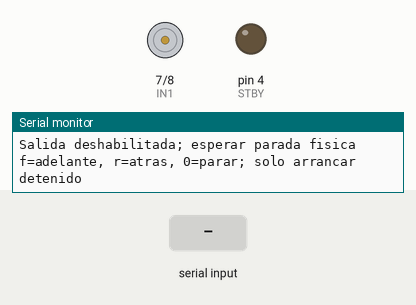
This sketch was run on a simulated Arduino Uno, built with avr-gcc and run on an emulated ATmega328P. Shown: motor-driver pin pairs drawn as motors (green arrow = first pin HIGH = forward, orange = second pin HIGH = backward, longer = more drive, scaled by the enable pin, stopped while the standby pin is LOW), output pins drawn as LEDs (lit = HIGH), the last lines printed to the serial monitor. Inputs (shaded band) come from the test bench.

Above: at 1.2 s.
1.3 s: "f" received over Serial
At 1.8 s:
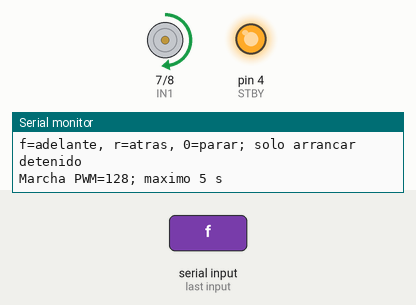
4.3 s: "0" received over Serial
At 5.3 s:
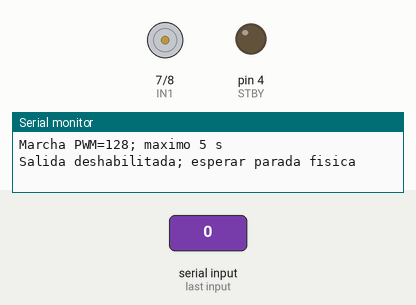
5.8 s: "r" received over Serial
At 6.5 s:
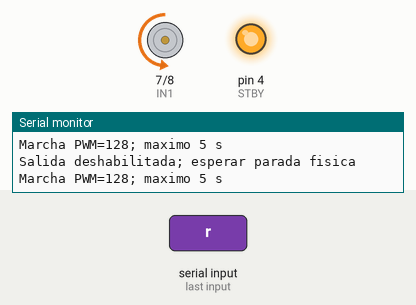
Timing chart, 0 to 12.2 s (numbered marks = the images above; inputs shaded):
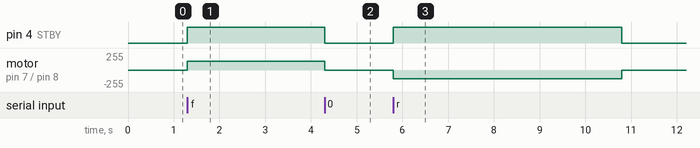

Measured:
- after the input at 1.3 s, pin 4 (STBY): LOW → HIGH at once; motor on pin 7 (IN1) / pin 8 (IN2): stopped → forward 128/255 at once
- after the input at 4.3 s, pin 4 (STBY): HIGH → LOW at once; motor on pin 7 (IN1) / pin 8 (IN2): forward 128/255 → stopped at once
- after the input at 5.8 s, pin 4 (STBY): LOW → HIGH at once, → LOW 5.0 s later; motor on pin 7 (IN1) / pin 8 (IN2): stopped → backward 128/255 at once, → stopped 5.0 s later

The sketch:

motor_tb6612.ino
```cpp
#include <Arduino.h>
const byte IN1 = 7, IN2 = 8, PWM = 5, STBY = 4;
bool activo = false;
unsigned long inicio = 0;
void parar() {
  analogWrite(PWM, 0);
  digitalWrite(IN1, LOW);
  digitalWrite(IN2, LOW);
  digitalWrite(STBY, LOW);
  activo = false;
  Serial.println(F("Salida deshabilitada; esperar parada fisica"));
}
void setup() {
  Serial.begin(115200);
  pinMode(IN1, OUTPUT);
  pinMode(IN2, OUTPUT);
  pinMode(PWM, OUTPUT);
  pinMode(STBY, OUTPUT);
  parar();
  Serial.println(F("f=adelante, r=atras, 0=parar; solo arrancar detenido"));
}
void loop() {
  if (activo && millis() - inicio >= 5000)
    parar();
  if (!Serial.available())
    return;
  char c = Serial.read();
  if (c == '0') {
    parar();
    return;
  }
  if (c != 'f' && c != 'r')
    return;
  if (activo) {
    Serial.println(F("Primero 0 y esperar parada real"));
    return;
  }
  digitalWrite(IN1, c == 'f');
  digitalWrite(IN2, c == 'r');
  digitalWrite(STBY, HIGH);
  analogWrite(PWM, 128);
  inicio = millis();
  activo = true;
  Serial.println(F("Marcha PWM=128; maximo 5 s"));
}
```
